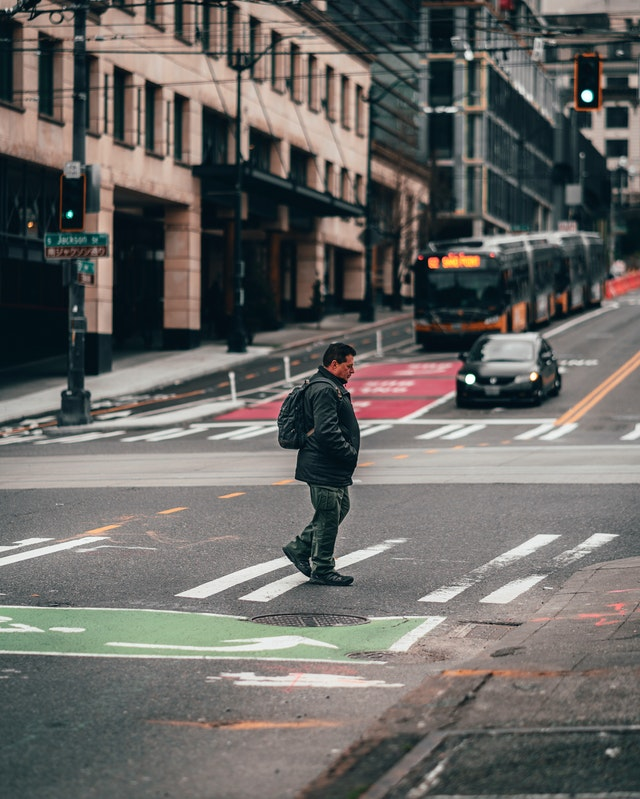
#> input picture image.jpg, 640 x 799 px, given in place of skate_park.mp4, which was not available
$ python lane_detect.py
#> lines starting #> are read from the running program, lines starting #| are printed output that depends on the picture; after the words box and inside, x2 and y2 are one past the last pixel; in counts of white or black regions, pixels touching at a corner belong together; pictures that were not available may be replaced by others from this repository, and a replacement may not be noted
### fps.py
import cv2
import time
FPS_SMOOTHING = 0.9

def showfps(frame, prev, fps):
    now = time.time()
    fps = (fps*FPS_SMOOTHING + (1/(now - prev))*(1.0 - FPS_SMOOTHING))
    # print("fps: {:.1f}".format(fps))
    font = cv2.FONT_HERSHEY_DUPLEX
    cv2.putText(frame, "fps: {:.1f}".format(fps), (246, 26), font, 0.5, (0, 255, 0), 1)
    return now, fps

### lane_detect.py
import cv2
import numpy as np
import math
import time
from fps import showfps
from showLines import show_lines
from show_combo_lines import combo_lines

def area_of_interest(img):
    ht = img.shape[0] # Co-ordinates of viewing triangele
    triangle = np.array([
        [(0, ht), (1440, ht), (546, 256)]
    ])
    mask = np.zeros_like(img) # creating a copy of image with arrays of 0
    cv2.fillPoly(mask, triangle, 255) # function that create polygons of visible region
    masked_image = cv2.bitwise_and(img, mask) # it will hide other data and show only the visible part
    return masked_image

def area_of_interest_video(img):
    ht = img.shape[0]
    # Co-ordinates of viewing triangele
    triangle = np.array([
        [(0, ht), (2560, ht), (546, 50)]
    ])
    mask = np.zeros_like(img) # creating a copy of image with arrays of 0
    cv2.fillPoly(mask, triangle, 255) # function that create polygons of visible region
    masked_image = cv2.bitwise_and(img, mask) # it will hide other data and show only the visible part
    return masked_image

def capture(img):
    lane_image = np.copy(img)
    gray = cv2.cvtColor(lane_image, cv2.COLOR_RGB2GRAY) # to convert the color from RGB to BW
    blur = cv2.GaussianBlur(gray, (5, 5), 0) # to reduce the noise
    edges = cv2.Canny(blur, 50, 150) # to find the edges
    aoi = area_of_interest(edges)
    lines = cv2.HoughLinesP(aoi, 2, np.pi/180, 100, np.array([]), 40, 50)
    avg_lines = combo_lines(lane_image, lines)
    clines = show_lines(lane_image, avg_lines)
    color_image_line = cv2.addWeighted(lane_image, 0.8, clines, 1, 1) # to merge the output with the color image
    res = cv2.resize(color_image_line, (1280, 640)) # to resize the window
    return res

def for_image():
    img = cv2.imread('test_images/test5.jpg') # to read the image file
    res = capture(img)
    cv2.imshow('Window', res) # to show the output
    cv2.waitKey(0) # to quit press q
    cv2.destroyAllWindows()

def for_video():
    prev = time.time()
    fps = 0.0
    cap = cv2.VideoCapture('./skate_park.mp4')
    # cap = cv2.VideoCapture('rtsp//:192.168.0.102:8080')
    while cap.isOpened():
        try:
            _, frame = cap.read()
#> frame is the input picture: shape (799, 640, 3); mean B, G, R 99.9, 103.1, 104.6
            prev, fps = showfps(frame, prev, fps)
#> in showfps, `cv2.putText(frame, "fps: {:.1f}".format(fps), (246, 26), font, 0.5, (0..`: frame: shape (799, 640, 3); 0.03% of pixels changed, all inside (x1, y1, x2, y2) = (248, 16, 310, 31)
#> prev = 1.8e+09; fps = 1.54
            gray = cv2.cvtColor(frame, cv2.COLOR_RGB2GRAY) # to convert the color from RGB to BW
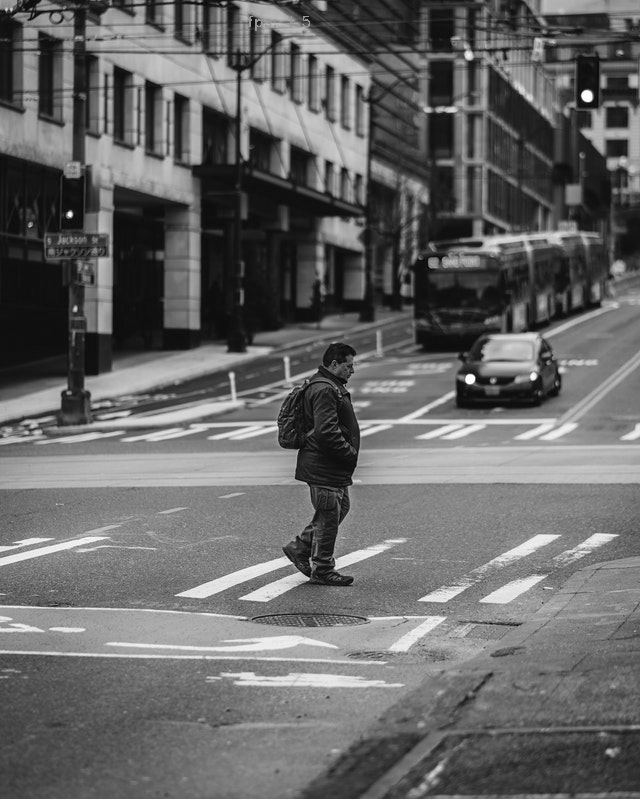
#> gray: shape (799, 640); min 1, max 255, mean 102.4
            blur = cv2.GaussianBlur(gray, (5, 5), 0) # to reduce the noise
            edges = cv2.Canny(blur, 50, 150) # to find the edges
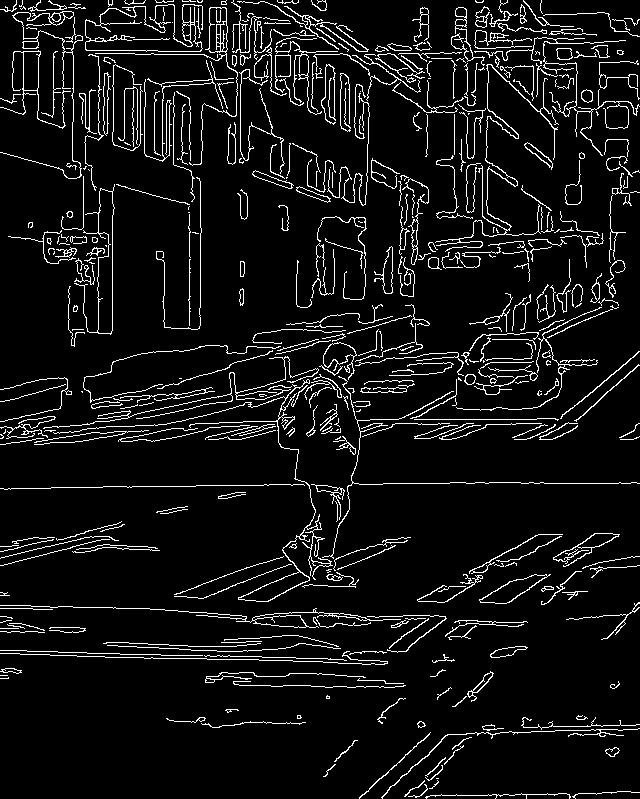
#> edges: shape (799, 640); 7.3% white in thin lines or dots
            aoi = area_of_interest_video(edges)
#> in area_of_interest_video, `cv2.fillPoly(mask, triangle, 255)`:
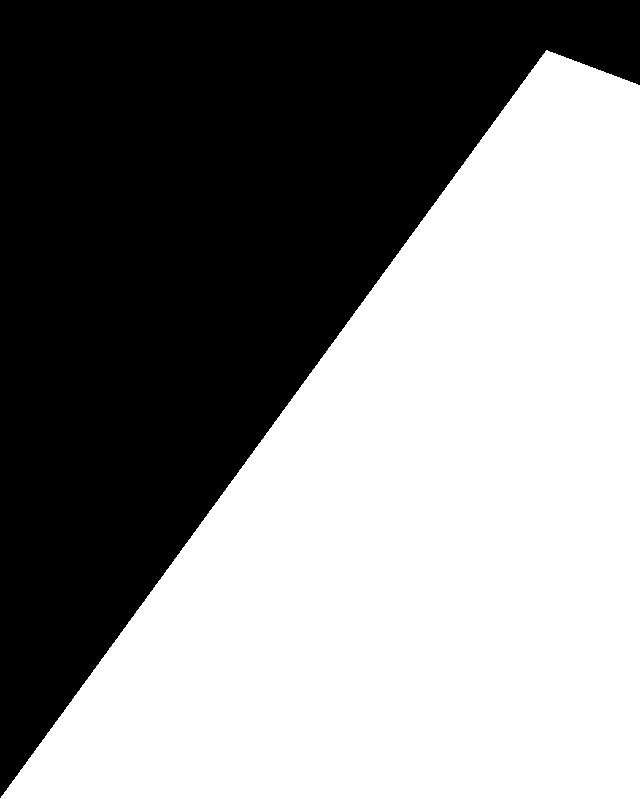
#> mask: shape (799, 640); 53.4% white; 1 black region, box (x1, y1, x2, y2) and area: (0, 0, 640, 798) 238121
#> in area_of_interest_video, `masked_image = cv2.bitwise_and(img, mask)`:
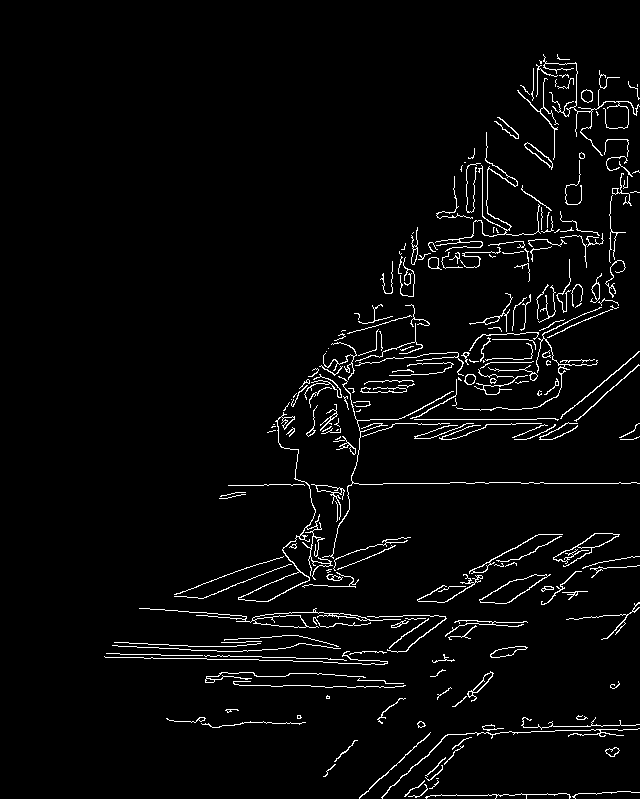
#> masked_image: shape (799, 640); 3.4% white in thin lines or dots, all inside (x1, y1, x2, y2) = (104, 54, 640, 799)
            lines = cv2.HoughLinesP(aoi, 2, np.pi/180, 100, np.array([]), 40, 5)
#> lines = 26 rows, first 6: [262, 657, 330, 658], [228, 485, 268, 485], [280, 660, 337, 662], [556, 419, 635, 355], [576, 136, 576, 63], [414, 419, 536, 419]
            avg_lines = combo_lines(frame, lines)
            clines = show_lines(frame, avg_lines)
            color_image_line = cv2.addWeighted(frame, 0.9, clines, 1, 1)
            res = cv2.resize(color_image_line, (1280, 640))
            cv2.imshow('Window', res) # to show the outpqut
            if cv2.waitKey(10) & 0xFF == ord('q'):
                break # to quit press q
        except Exception:
            pass
    cap.release()
    cv2.destroyAllWindows()

def main():
    # for_image()
    for_video()
#> (the call stopped at in for_video, `avg_lines = combo_lines(frame, lines)`: show_combo_lines is not available in this run)

if __name__ == "__main__":
    main()
